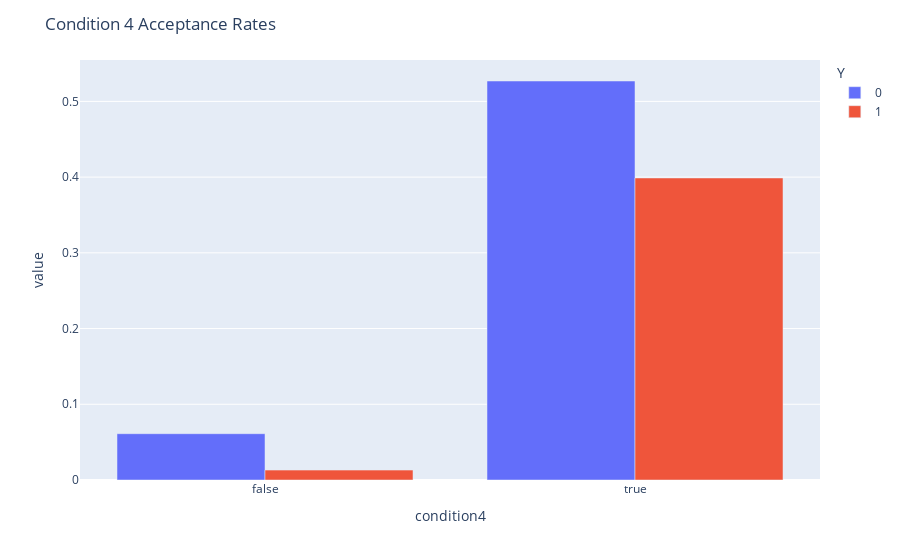

Source (notebook cell):
### Markdown cell above
6. Compare the acceptance rates between those drivers who:

- go to bars more than once a month, had passengers that were not a kid, and were not widowed *OR*
- go to bars more than once a month and are under the age of 30 *OR*
- go to cheap restaurants more than 4 times a month and income is less than 50K.

### Code cell
def condition4(Bar, passanger, maritalStatus, age, RestaurantLessThan20, income):
    # go to bars more than once a month, had passengers that were not a kid, and were not widowed OR
    # go to bars more than once a month and are under the age of 30 OR
    # go to cheap restaurants more than 4 times a month and income is less than 50K.
    return (bar_visits not in ['never', 'less1'] and passanger not in ['Kid(s)'] and maritalStatus not in ['widowed']) or (bar_visits not in ['never', 'less1'] and age in ['below21', '21', '26']) or (RestaurantLessThan20 in ['4~8', 'gt8'] and income in ['Less than $12500', '$37500 - $49999', '$12500 - $24999', '$25000 - $37499'])

df_bar['condition4'] = df_bar[['Bar', 'passanger', 'maritalStatus', 'age', 'RestaurantLessThan20', 'income']].apply(lambda x: condition4(*x), axis=1)

ct = pd.crosstab(df_bar['condition4'], df_bar['Y'], normalize=True)
ct['sum'] = ct[0] + ct[1]
ct['Acceptance Rate'] = ct[1] / ct['sum']
print(ct)
fig = px.bar(ct[[0,1]], barmode="group")
fig.update_layout(title='Condition 4 Acceptance Rates')
# df_bar.info()
# df_bar['income'].value_counts()

# ~92% of the observations meet the criteria of condition4 where ~43% of those observations accepted the offer.
# Of the remaining 7.5%, only 17% of those accepted the offer.

### Figure 1 — Plotly figure (JSON) as saved in the notebook; plotly's stock layout.template omitted (floating-point values rounded to 4 significant figures)
{"data": [{"alignmentgroup": "True", "hovertemplate": "Y=0<br>condition4=%{x}<br>value=%{y}<extra></extra>", "legendgroup": "0", "marker": {"color": "#636efa", "pattern": {"shape": ""}}, "name": "0", "offsetgroup": "0", "orientation": "v", "showlegend": true, "textposition": "auto", "type": "bar", "x": [false, true], "xaxis": "x", "y": [0.06116, 0.5269], "yaxis": "y"}, {"alignmentgroup": "True", "hovertemplate": "Y=1<br>condition4=%{x}<br>value=%{y}<extra></extra>", "legendgroup": "1", "marker": {"color": "#EF553B", "pattern": {"shape": ""}}, "name": "1", "offsetgroup": "1", "orientation": "v", "showlegend": true, "textposition": "auto", "type": "bar", "x": [false, true], "xaxis": "x", "y": [0.01307, 0.3988], "yaxis": "y"}], "layout": {"barmode": "group", "legend": {"title": {"text": "Y"}, "tracegroupgap": 0}, "margin": {"t": 60}, "title": {"text": "Condition 4 Acceptance Rates"}, "xaxis": {"anchor": "y", "domain": [0, 1], "title": {"text": "condition4"}}, "yaxis": {"anchor": "x", "domain": [0, 1], "title": {"text": "value"}}}}
